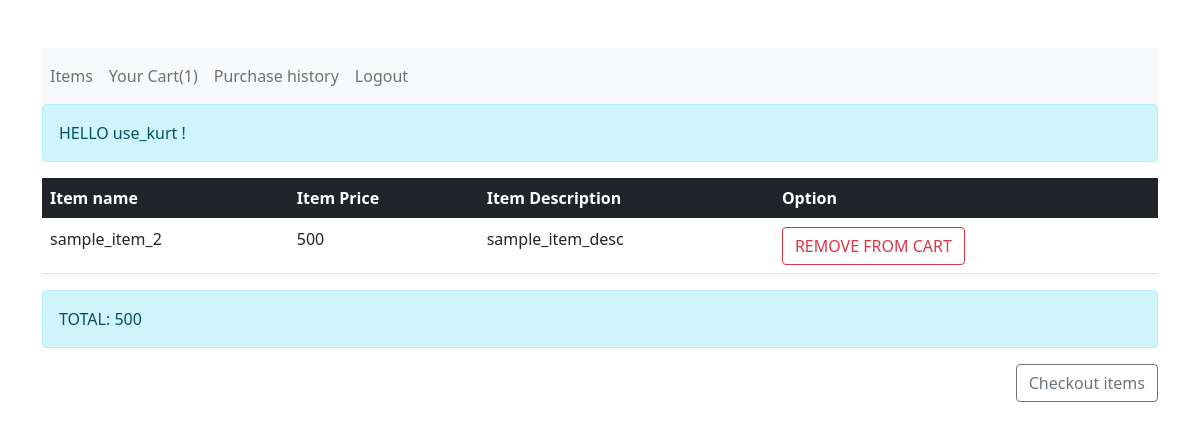
The page /cart_items.php (signed in) on the database as committed earlier.
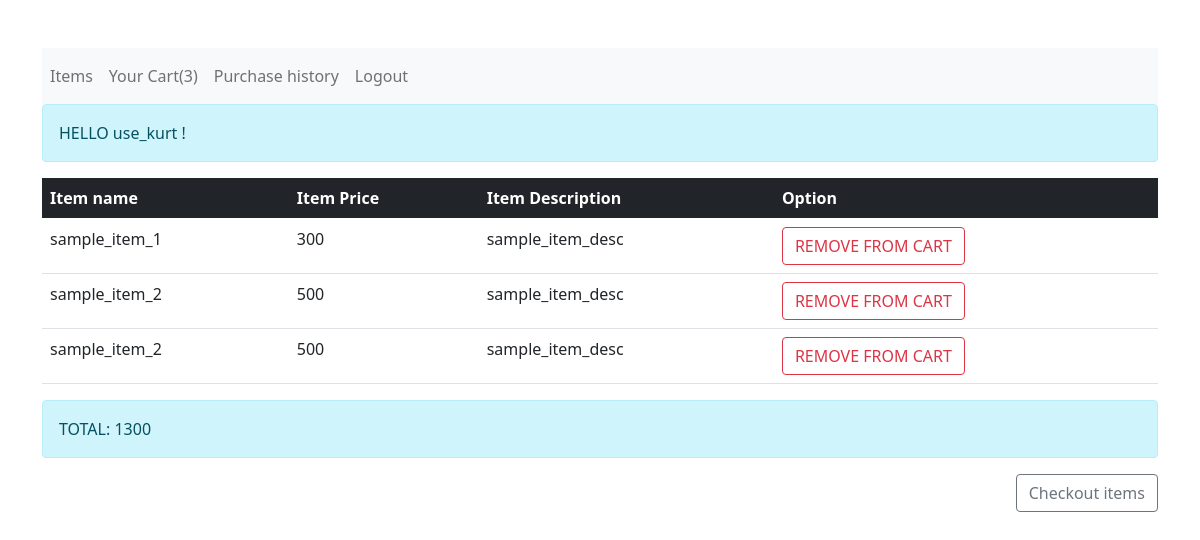
The same page on the database as committed later.
### tables this page shows
CREATE TABLE `cart` (
  `cart_id` int(11) NOT NULL,
  `item_id` int(11) NOT NULL,
  `user_id` int(11) NOT NULL,
  `status` varchar(255) NOT NULL DEFAULT 'NOT PAID'
);

CREATE TABLE `items` (
  `item_id` int(11) NOT NULL,
  `item_name` varchar(255) NOT NULL,
  `item_price` varchar(255) NOT NULL,
  `item_desc` varchar(255) NOT NULL
);

### functions/functions.php (called while the page is built, shortened)
<?php
function get_user_cart_items($id)
{
    $connect = db_connect();
    $sql = "SELECT * FROM cart INNER JOIN items ON cart.item_id = items.item_id WHERE cart.user_id = '$id' AND cart.status = 'NOT PAID'";
    $result = $connect->query($sql);
    if ($result->num_rows > 0) {
        $array = array();
        while ($row = $result->fetch_assoc()) {
            $array[] = $row;
        }
        return $array;
    } else {
        return FALSE;
    }
}

### cart_items.php (the view, shortened to what this page needs)
<?php
include 'functions/functions.php';
$total = 0;
?>
<!doctype html>
<html lang="en">
<head>
  <link rel="stylesheet" href="https://cdn.jsdelivr.net/npm/bootstrap@5.0.2/dist/css/bootstrap.min.css">
</head>
<body>
  <div class="container my-5">
  <?php include 'user_navbar.php' ?>
    <table class="table">
      <thead class="table-dark">
        <th>Item name</th>
        <th>Item Price</th>
        <th>Item Description</th>
        <th>Option</th>
      </thead>
      <tbody>
        <?php
        foreach (get_user_cart_items($_SESSION['id']) as $row) :
          $total = $total + $row['item_price'] ?>
          <tr>
            <td><?php echo $row['item_name'] ?></td>
            <td><?php echo $row['item_price'] ?></td>
            <td><?php echo $row['item_desc'] ?></td>
            <td><a href="" class="btn btn-outline-danger">REMOVE FROM CART</a></td>
          </tr>
        <?php endforeach; ?>
      </tbody>
    </table>
    <div class="alert alert-info"> TOTAL: <?php echo $total; ?></div>
    <form action="" method="post">
      <button type="submit" name="checkout" class="btn btn-outline-secondary float-end">Checkout items</button>
    </form>
  </div>
</body>
</html>

### user_navbar.php
<nav class="navbar navbar-expand navbar-light bg-light">
    <div class="nav navbar-nav">
        <a class="nav-item nav-link" href="item_list.php">Items</a>
        <a class="nav-item nav-link" href="cart_items.php">Your Cart(<?php echo count(get_user_cart_items($_SESSION['id'])) ?>)</a>
        <a class="nav-item nav-link" href="purchase_history.php">Purchase history</a>
        <a class="nav-item nav-link" href="logout.php">Logout</a>
    </div>
</nav>
<div class="alert alert-info">HELLO <?php echo $_SESSION['firstname'] ?> !</div>

Rows that differ between the two databases and show on the page:
added cart: item.item_name "sample_item_1", item.item_price "300", item.item_desc "sample_item_desc"
added cart: item.item_name "sample_item_2", item.item_price "500", item.item_desc "sample_item_desc"
Other text that changed with them:
count(get_user_cart_items($_SESSION['id'])): "1" → "3"
$total: "500" → "1300"
